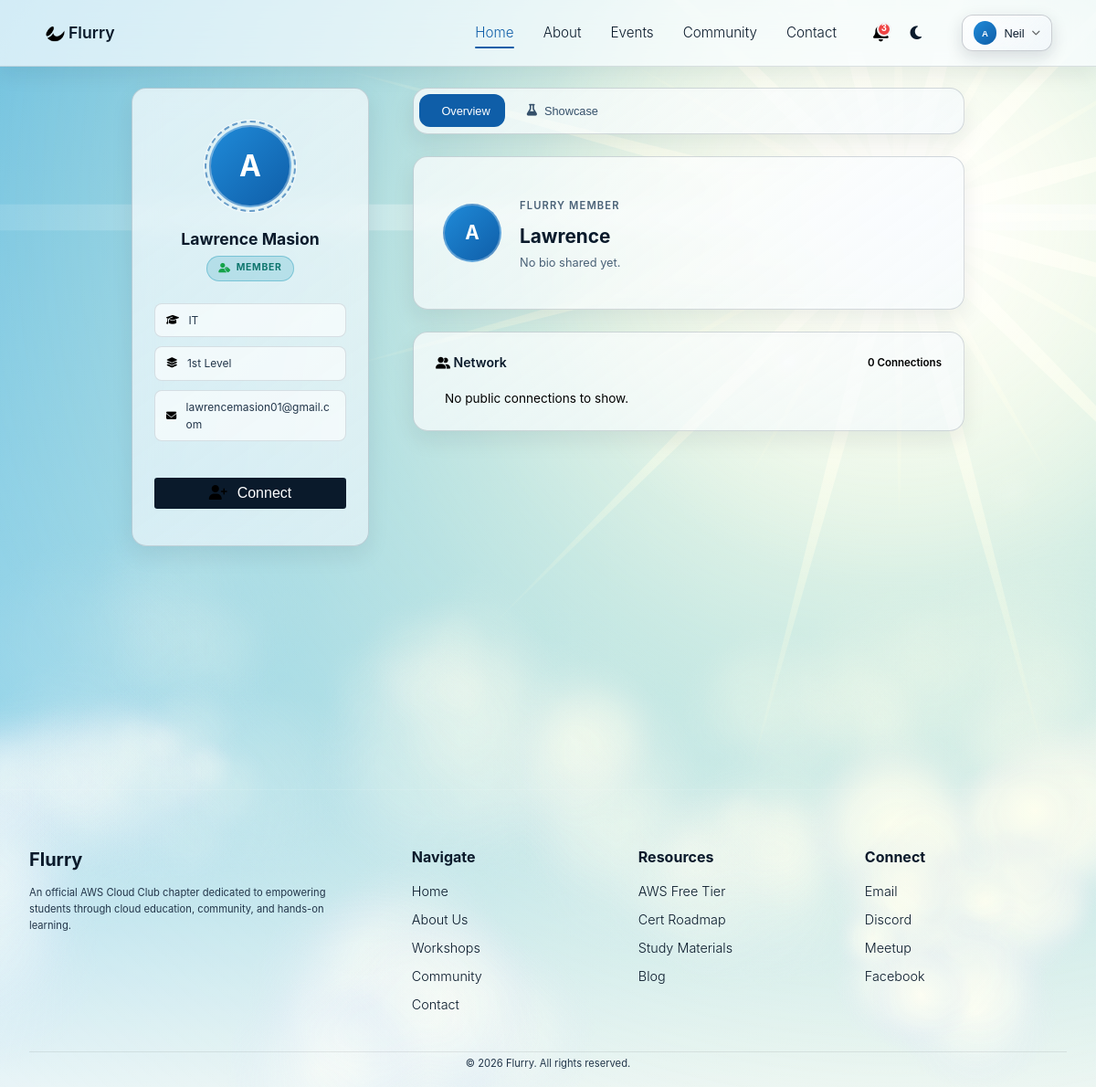
The page /profile/id/20/ (signed in) on the database its author committed.
### base/models.py (models this page shows, shortened)
class User(AbstractUser):
    COURSE_CHOICES = [
        ('IT', 'Information Technology (IT)'),
        ('CS', 'Computer Science (CS)'),
        ('Other', 'Other'),
    ]
    YEAR_CHOICES = [
        ('1st', '1st Year'),
        ('2nd', '2nd Year'),
        ('3rd', '3rd Year'),
        ('4th', '4th Year'),
    ]
    ROLE_CHOICES = [
        ('member', 'Member'),
        ('officer', 'Officer'),
        ('admin', 'Admin'),
    ]
    DEPARTMENT_CHOICES = [
        ('captain', 'Captain'),
        ('tech', 'Technical'),
        ('marketing', 'Marketing & Creatives'),
        ('logistics_ops', 'Logistics & Operations'),
        ('finance', 'Finance'),
        ('relations', 'Relations'),
    ]
    POSITION_CHOICES = [
        ('captain', 'Captain'),
        ('secretary', 'Secretary'),
        ('asst_secretary', 'Assistant Secretary'),
        ('chief_tech', 'Chief of Technical'),
        ('cloud_solution', 'Cloud Solution Officer'),
        ('tech_content', 'Technical Content Officer'),
        ('buildhers_ambassador', 'BuildHers+ Ambassador'),
        ('chief_marketing', 'Chief of Marketing & Creatives'),
        ('graphic_multimedia', 'Graphic Multimedia Officer'),
        ('social_media', 'Social Media Content Officer'),
        ('chief_relations', 'Chief of Relations'),
        ('hr', 'Human Resource Officer'),
        ('membership', 'Membership Officer'),
        ('chief_finance', 'Chief of Finance'),
        ('treasurer', 'Treasurer'),
        ('auditor', 'Auditor'),
        ('chief_logistics', 'Chief of Logistics & Operations'),
        ('event_coord', 'Event Coordinator'),
        ('op_asst', 'Operation Assistant'),
    ]
    GENDER_CHOICES = [
        ('male', 'Male'),
        ('female', 'Female'),
    ]
    course = models.CharField(max_length=50, choices=COURSE_CHOICES, blank=True, null=True)
    year_level = models.CharField(max_length=20, choices=YEAR_CHOICES, blank=True, null=True)
    school = models.CharField(max_length=200, blank=True, null=True)
    gender = models.CharField(max_length=10, choices=GENDER_CHOICES, blank=True, null=True)
    role = models.CharField(max_length=10, choices=ROLE_CHOICES, default='member')
    department = models.CharField(max_length=20, choices=DEPARTMENT_CHOICES, blank=True, null=True)
    position = models.CharField(max_length=20, choices=POSITION_CHOICES, blank=True, null=True)
    email = models.EmailField(unique=True)
    username = models.CharField(max_length=150, unique=False)
    USERNAME_FIELD = 'email'
    REQUIRED_FIELDS = ['username']
    is_email_verified = models.BooleanField(default=False)
    email_verification_code = models.CharField(max_length=6, blank=True, null=True)
    last_username_update = models.DateTimeField(null=True, blank=True)
    bio = models.TextField(max_length=500, blank=True, null=True)
    profile_picture = models.ImageField(upload_to='profile_pics/', blank=True, null=True)
    officer_started_at = models.DateField(blank=True, null=True)
    officer_ends_at = models.DateField(blank=True, null=True)

### base/views.py (the view)
# urls.py: path('profile/id/<int:user_id>/', views.public_profile_by_id, name='public-profile-id'),
def public_profile_by_id(request, user_id):
    target_user = get_object_or_404(User, id=user_id)
    if request.user.is_authenticated and target_user == request.user:
        return redirect('profile')
    showcases = target_user.showcases.filter(is_approved=True).order_by('-created_at')
    accepted_connections = Connection.objects.filter(
        (Q(user_from=target_user) | Q(user_to=target_user)),
        status='accepted'
    ).select_related('user_from', 'user_to')
    friends = []
    for c in accepted_connections:
        friends.append(c.user_to if c.user_from == target_user else c.user_from)
    connection_status = None
    connection_id = None
    if request.user.is_authenticated:
        conn = Connection.objects.filter(
            (Q(user_from=request.user, user_to=target_user) | Q(user_from=target_user, user_to=request.user))
        ).first()
        if conn:
            connection_status = conn.status
            connection_id = conn.id
            if conn.status == 'pending' and conn.user_to == request.user:
                connection_status = 'requested'
    context = {
        'target_user': target_user,
        'showcases': showcases,
        'friends': friends,
        'connection_status': connection_status,
        'connection_id': connection_id,
        'is_public_view': True
    }
    return render(request, 'user_profile.html', context)

### templates/user_profile.html (shortened to what this page needs)
{% extends 'index.html' %}
{% load static %}
{% block content %}
<link rel="stylesheet" href="{% static 'css/profile.css' %}">
<div class="profile-page">
    <aside class="profile-sidebar">
        <div class="profile-avatar-wrap">
            <div class="profile-avatar">
                {% if target_user.profile_picture %}
                    <img src="{{ target_user.profile_picture.url }}" alt="{{ target_user.username }}">
                {% elif target_user.gender == 'female' %}
                    <img src="{% static 'images/woman.jpg' %}" alt="{{ target_user.username }}">
                {% elif target_user.gender == 'male' %}
                    <img src="{% static 'images/man.jpg' %}" alt="{{ target_user.username }}">
                {% else %}
                    {{ target_user.username|slice:":1"|upper }}
                {% endif %}
            </div>
            <div class="profile-avatar-ring"></div>
        </div>
        <div class="profile-identity">
            <h2>{{ target_user.first_name }} {{ target_user.last_name }}</h2>
            <div class="profile-badge">
                <i class="fa-solid fa-user-tag"></i> {{ target_user.role|title }}
            </div>
        </div>
        <div class="profile-meta-list">
            <div class="profile-meta-item">
                <i class="fa-solid fa-graduation-cap"></i>
                <span>{{ target_user.course|default:"Member" }}</span>
            </div>
            <div class="profile-meta-item">
                <i class="fa-solid fa-layer-group"></i>
                <span>{{ target_user.year_level|default:"Student" }} Level</span>
            </div>
            <div class="profile-meta-item">
                <i class="fa-solid fa-envelope"></i>
                <span>{{ target_user.email }}</span>
            </div>
        </div>
        <div style="width: 100%; margin-top: 1rem;">
            {% if user.is_authenticated %}
                {% if connection_status == 'accepted' %}
                    <button class="btn btn-outline" id="disconnectBtn" data-user-id="{{ target_user.id }}" style="width: 100%; border-color: rgba(255,255,255,0.2); color: rgba(255,255,255,0.6);">
                        <i class="fa-solid fa-user-check"></i> Connected
                    </button>
                {% elif connection_status == 'pending' %}
                    <button class="btn btn-primary" id="connectBtn" data-user-id="{{ target_user.id }}" style="width: 100%; opacity: 0.8;">
                        <i class="fa-solid fa-clock"></i> Requested
                    </button>
                {% else %}
                    <button class="btn btn-primary" id="connectBtn" data-user-id="{{ target_user.id }}" style="width: 100%;">
                        <i class="fa-solid fa-user-plus"></i> Connect
                    </button>
                {% endif %}
            {% else %}
                <a href="{% url 'login' %}?next={{ request.path }}" class="btn btn-primary" style="width: 100%;">
                    Connect
                </a>
            {% endif %}
        </div>
    </aside>
    <main class="profile-main">
        <div class="profile-tabs">
            <button class="profile-tab active" data-tab="overview">
                 Overview
            </button>
            <button class="profile-tab" data-tab="workshops">
                <i class="fa-solid fa-flask"></i> Showcase
            </button>
        </div>
        <div class="tab-panel active" id="tab-overview">
            <div class="overview-welcome">
                <div class="welcome-left">
                    <div class="welcome-avatar">
                        {% if target_user.profile_picture %}
                            <img src="{{ target_user.profile_picture.url }}" alt="{{ target_user.username }}">
                        {% else %}
                            {{ target_user.username|slice:":1"|upper }}
                        {% endif %}
                    </div>
                    <div class="welcome-text">
                        <span class="section-eyebrow">Flurry Member</span>
                        <h3>{{ target_user.first_name }}</h3>
                        <p class="welcome-bio">{{ target_user.bio|default:"No bio shared yet." }}</p>
                    </div>
                </div>
            </div>
            <div class="overview-activity">
                <div style="display: flex; justify-content: space-between; align-items: center; margin-bottom: 1.2rem;">
                    <h4 style="margin:0;"><i class="fa-solid fa-user-group" style="font-size: 0.8rem; color: var(--primary-light);"></i> Network</h4>
                    <span style="font-size: 0.72rem; color: var(--text-muted); font-weight: 600;">{{ friends|length }} Connections</span>
                </div>
                <div class="connections-summary" style="display: flex; align-items: center; padding-left: 10px;">
                    {% for friend in friends|slice:":8" %}
                        <a href="{% url 'public-profile-id' user_id=friend.id %}" class="connection-avatar-mini" title="{{ friend.first_name }} {{ friend.last_name }}"
                           style="width: 38px; height: 38px; border-radius: 50%; border: 3px solid var(--card-bg); overflow: hidden; margin-left: -12px; z-index: {{ forloop.revcounter }}; transition: transform 0.2s; display: block; background: #222;">
                            {% if friend.profile_picture %}
                                <img src="{{ friend.profile_picture.url }}" style="width:100%; height:100%; object-fit:cover;">
                            {% else %}
                                <div style="width:100%; height:100%; background: var(--border-color); display:flex; align-items:center; justify-content:center; font-size:0.85rem; color: white;">{{ friend.username|slice:":1"|upper }}</div>
                            {% endif %}
                        </a>
                    {% empty %}
                        <p style="font-size: 0.85rem; color: var(--text-muted); margin: 0;">No public connections to show.</p>
                    {% endfor %}
                </div>
            </div>
        </div>
    </main>
</div>
{% endblock %}

### templates/index.html (shortened to what this page needs)
{% load static %}
<!DOCTYPE html>
<html lang="en">
<head>
    <link rel="stylesheet" href="{% static 'fontawesome/css/all.min.css' %}">
    <link rel="stylesheet" href="{% static 'css/root.css' %}">
    <link rel="stylesheet" href="{% static 'css/main.css' %}">
    <link rel="stylesheet" href="{% static 'css/profile.css' %}">
    <link rel="stylesheet" href="{% static 'css/home.css' %}">
    <link rel="stylesheet" href="{% static 'css/events.css' %}">
    <link rel="stylesheet" href="{% static 'css/query.css' %}">
</head>
<body data-username="{{ user.username }}" data-authenticated="{% if user.is_authenticated %}true{% else %}false{% endif %}" data-email="{{ user.email|default:'' }}" data-gender="{{ user.gender|default:'' }}" data-default-avatar-male="{% static 'images/man.jpg' %}" data-default-avatar-female="{% static 'images/woman.jpg' %}" data-default-avatar-generic="{% static 'images/no-profile.png' %}" data-profile-pic="{% if user.profile_picture %}{{ user.profile_picture.url }}{% endif %}">
    <canvas id="cloudCanvas"></canvas>
    <nav class="navbar">
        <div class="nav-container">
            <div class="logo">
                <img src="{% static 'images/logo.png' %}" class="logo-icon" alt="Flurry Logo">
                <span class="logo-text">Flurry</span>
            </div>
            <ul class="nav-menu">
                <li><a href="{% url 'index' %}" class="nav-link active">Home</a></li>
                <li><a href="{% url 'about' %}" class="nav-link">About</a></li>
                <li><a href="{% url 'events' %}" class="nav-link">Events</a></li>
                <li><a href="{% url 'community' %}" class="nav-link">Community</a></li>
                <li><a href="{% url 'contact' %}" class="nav-link">Contact</a></li>
                <li class="nav-theme desktop-theme">
                    {% if user.is_authenticated %}
                    <div class="notif-wrapper" id="notifWrapper">
                        <button class="nav-notif-btn" id="notifToggle" title="Notifications">
                            {% if unread_notifications_count > 0 %}
                            <span class="notif-badge">{{ unread_notifications_count }}</span>
                            {% endif %}
                        </button>
                    </div>
                    {% endif %}
                    <button class="btn theme-toggle" aria-label="Toggle theme">
                    </button>
                </li>
                <li class="nav-auth">
                    {% if user.is_authenticated %}
                    <div class="user-menu" id="userMenu">
                        <button class="user-menu-btn" id="userMenuBtn">
                            <div class="user-avatar-sm" id="userAvatarNav">
                            </div>
                            <span id="userName">{{ user.first_name|default:user.username }}</span>
                            <i class="fa-solid fa-chevron-down"></i>
                        </button>
                    </div>
                    {% else %}
                    <a href="{% url 'account' %}?panel=login" class="btn btn-outline btn-small" id="loginBtn">Login</a>
                    {% endif %}
                </li>
            </ul>
        </div>
    </nav>
    {% block content %}{% endblock content %}
    <footer class="footer">
        <div class="footer-container">
            <div class="footer-description">
                <h3>Flurry</h3>
                <p>An official AWS Cloud Club chapter dedicated to empowering students through cloud education,
                    community, and hands-on learning.</p>
            </div>
            <div class="footer-content">
                <div class="footer-section">
                    <h4>Navigate</h4>
                    <ul>
                        <li><a href="{% url 'index' %}">Home</a></li>
                        <li><a href="{% url 'about' %}">About Us</a></li>
                        <li><a href="{% url 'events' %}">Workshops</a></li>
                        <li><a href="{% url 'community' %}">Community</a></li>
                        <li><a href="{% url 'contact' %}">Contact</a></li>
                    </ul>
                </div>
                <div class="footer-section">
                    <h4>Resources</h4>
                    <ul>
                        <li><a href="#">AWS Free Tier</a></li>
                        <li><a href="#">Cert Roadmap</a></li>
                        <li><a href="#">Study Materials</a></li>
                        <li><a href="#">Blog</a></li>
                    </ul>
                </div>
                <div class="footer-section">
                    <h4>Connect</h4>
                    <ul>
                        <li><a href="mailto:awscloudclub.cec@gmail.com">Email</a></li>
                        <li><a href="https://discord.gg/QehGmeT3" target="_blank">Discord</a></li>
                        <li><a href="https://www.meetup.com/aws-cloud-club-at-cebu-eastern-college/?eventOrigin=home_groups_you_are_in" target="_blank">Meetup</a></li>
                        <li><a href="https://web.facebook.com/profile.php?id=61583698383385" target="_blank">Facebook</a></li>
                    </ul>
                </div>
            </div>
        </div>
        <div class="footer-bottom">
            <p>&copy; 2026 Flurry. All rights reserved.</p>
        </div>
    </footer>
</body>
</html>

### rows shown on the page
User: first_name "Neil"
User: username "A", first_name "Lawrence", last_name "Masion", role "MEMBER", course "IT", year_level "1st", email "lawrencemasion01@gmail.com", bio "No bio shared yet."

### other values the page prints
{{ unread_notifications_count }} "3"
{{ friends|length }} "0"
